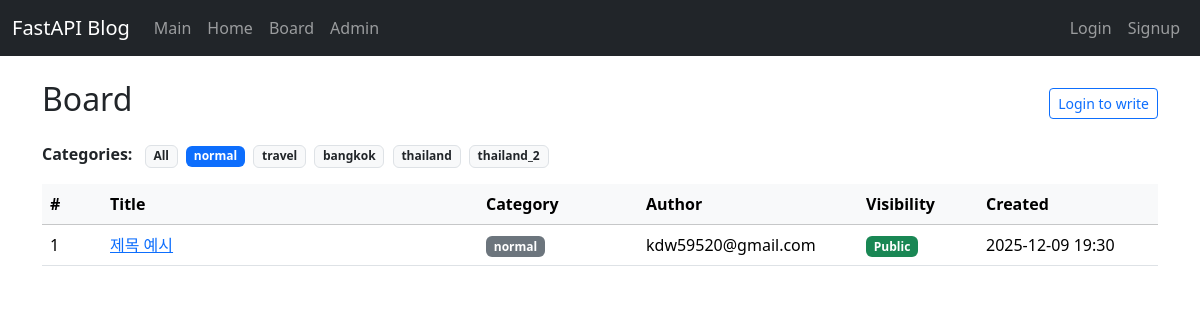
/board/?category_id=1, run on the app's committed database.
### app/models.py (models this page shows, shortened)
class BoardCategory(Base):
    __tablename__ = "board_categories"
    id = Column(Integer, primary_key=True, index=True)
    name = Column(String(100), nullable=False, unique=True)
    description = Column(String(255), nullable=True)
    created_at = Column(DateTime, default=now_kst)
    parent_id = Column(Integer, ForeignKey("board_categories.id"), nullable=True)
    parent = relationship(
        "BoardCategory",
        remote_side="BoardCategory.id",
        back_populates="children",
    )
    children = relationship(
        "BoardCategory",
        back_populates="parent",
        cascade="all, delete-orphan",
    )
    posts = relationship("BoardPost", back_populates="category")

class BoardPost(Base):
    __tablename__ = "board_posts"
    id = Column(Integer, primary_key=True, index=True)
    title = Column(String(200), nullable=False)
    content = Column(Text, nullable=False)
    content_html = Column(Text, nullable=True)
    author = Column(String(255), nullable=False)
    is_private = Column(Boolean, default=False)
    category_id = Column(
        Integer,
        ForeignKey("board_categories.id"),
        nullable=True,
    )
    category = relationship("BoardCategory", back_populates="posts")
    user_id = Column(Integer, ForeignKey("users.id"), nullable=False)
    user = relationship("User", back_populates="posts")
    created_at = Column(DateTime, default=now_kst)
    updated_at = Column(
        DateTime,
        default=now_kst,
        onupdate=now_kst,
    )

### app/routers/board/router.py (the view)
@router.get("/", response_class=HTMLResponse)
def board_list(
    request: Request,
    category_id: Optional[int] = None,
    page: int = 1,
    size: int = 10,
    db: Session = Depends(get_db),
    current_user: Optional[models.User] = Depends(get_current_user_optional),
):
    ensure_default_category(db)
    categories = (
        db.query(models.BoardCategory)
        .order_by(models.BoardCategory.created_at.asc())
        .all()
    )
    q = db.query(models.BoardPost).options(
        joinedload(models.BoardPost.category),
        joinedload(models.BoardPost.user)
    )
    if category_id:
        q = q.filter(models.BoardPost.category_id == category_id)
    if not current_user:
        q = q.filter(models.BoardPost.is_private == False)
    else:
        q = q.filter(
            or_(
                models.BoardPost.is_private == False,
                models.BoardPost.user_id == current_user.id,
            )
        )
    total_posts = q.count()
    total_pages = (total_posts + size - 1) // size if total_posts > 0 else 1
    page = max(1, min(page, total_pages))
    posts = q.order_by(models.BoardPost.created_at.desc()).offset((page - 1) * size).limit(size).all()
    return templates.TemplateResponse(
        "board_list.html",
        {
            "request": request,
            "posts": posts,
            "categories": categories,
            "selected_category_id": category_id,
            "current_user": current_user,
            "page": page,
            "total_pages": total_pages,
            "size": size,
        },
    )

### app/templates/board_list.html (shortened to what this page needs)
{% extends "base.html" %}
{% block content %}
<div class="d-flex justify-content-between align-items-center mb-3">
  <h2>Board</h2>
  <div class="d-flex gap-2">
    {% if current_user %}
    <a href="/board/categories" class="btn btn-outline-secondary btn-sm">
      Manage Categories
    </a>
    <a href="/board/new" class="btn btn-primary btn-sm">New Post</a>
    {% else %}
    <a href="/auth/login?next=/board/new" class="btn btn-outline-primary btn-sm">
      Login to write
    </a>
    {% endif %}
  </div>
</div>
<div class="mb-3">
  <span class="me-2 fw-semibold">Categories:</span>
  <a href="/board/"
    class="badge {% if not selected_category_id %}bg-primary{% else %}bg-light text-dark border{% endif %} text-decoration-none me-1">
    All
  </a>
  {% for cat in categories %}
  <a href="/board/?category_id={{ cat.id }}"
    class="badge {% if selected_category_id == cat.id %}bg-primary{% else %}bg-light text-dark border{% endif %} text-decoration-none me-1">
    {{ cat.name }}
  </a>
  {% endfor %}
</div>
<table class="table table-hover align-middle">
  <thead class="table-light">
    <tr>
      <th style="width: 60px;">#</th>
      <th>Title</th>
      <th style="width: 160px;">Category</th>
      <th style="width: 220px;">Author</th>
      <th style="width: 120px;">Visibility</th>
      <th style="width: 180px;">Created</th>
    </tr>
  </thead>
  <tbody>
    {% for post in posts %}
    <tr>
      <td>{{ (page - 1) * size + loop.index }}</td>
      <td>
        <a href="/board/{{ post.id }}">
          {{ post.title }}
        </a>
      </td>
      <td>
        {% if post.category %}
        <span class="badge bg-secondary">{{ post.category.name }}</span>
        {% else %}
        <span class="text-muted small">-</span>
        {% endif %}
      </td>
      <td>{{ post.author }}</td>
      <td>
        {% if post.is_private %}
        <span class="badge bg-secondary">Private</span>
        {% else %}
        <span class="badge bg-success">Public</span>
        {% endif %}
      </td>
      <td>{{ post.created_at.strftime("%Y-%m-%d %H:%M") }}</td>
    </tr>
    {% else %}
    <tr>
      <td colspan="6">No posts yet.</td>
    </tr>
    {% endfor %}
  </tbody>
</table>
{% endblock %}

### data on the page
BoardCategory: name "normal"
BoardCategory: name "travel"
BoardCategory: name "bangkok"
BoardCategory: name "thailand"
BoardCategory: name "thailand_2"
BoardPost: index "1", title "제목 예시", category.name "normal", author "kdw59520@gmail.com", is_private "Public", created_at "2025-12-09 19:30"
